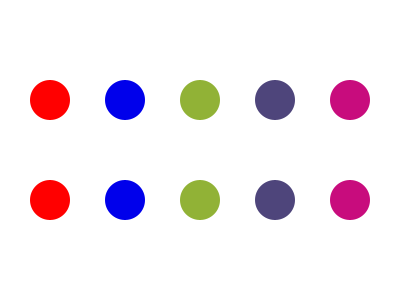
Frame 1 (no input)
Frame 60 (the mouse pressed at the canvas centre just before this capture): identical to frame 1, image omitted
Frame 120 (the mouse held since frame 60 and released just before this capture): identical to frame 1, image omitted

The Processing sketch that drew this single still picture (run headless with seeded random() and noise(); from frame 60 on, the mouse is pressed at the canvas centre):

// Processing sketch: Array_and_List
// ── Array_and_List.pde
/*
 * Creative Coding
 * Foldout 01: Arrays and Lists
 * Updated 2016
 * by Indae Hwang and Jon McCormack
 * Copyright (c) 2014-2016 Monash University
 *
 * This program introduces the array and list collections
 * See the foldout associated with this sketch for more details
 * 
 */

// array declaration
float[] grayValueForArray;

int columns;
color uno= color(255, 0, 0), dos=color(0, 0, 235), tres=color(145, 178, 54), cuatro=color(78, 69, 123), cinco=color(200, 12, 125), seis=color(58, 10, 200);
color[] arregloColor= {uno, dos, tres, cuatro, cinco, seis};
// list declaration
FloatList grayValueForList;

float spacing;

void setup() {
  size(400, 300);

  columns = 5;  // number of columns of circles
  float brightnessStep = 255/float(columns);
  spacing = (width-100)/float(columns-1);  
  //Initialise Array 
  grayValueForArray = new float[columns];

  //Input values into the Array
  /*for (int i=0; i<4; i++) {
   arregloColor[i] = uno;
   }*/

  //Initialise list
  grayValueForList = new FloatList();

  //Input values into the List
}


  void draw() {
    background(255);
    noStroke();

    //Use values from the array 
    for (int i=0; i<5; i++) {
      fill( arregloColor[i] );
      ellipse(50+spacing*i, 100, 40, 40);
    }

    //Use values from the list 
    for (int i=0; i<5; i++) {
      fill( arregloColor[i] );
      ellipse(50+spacing*i, 200, 40, 40);
    }
  }
